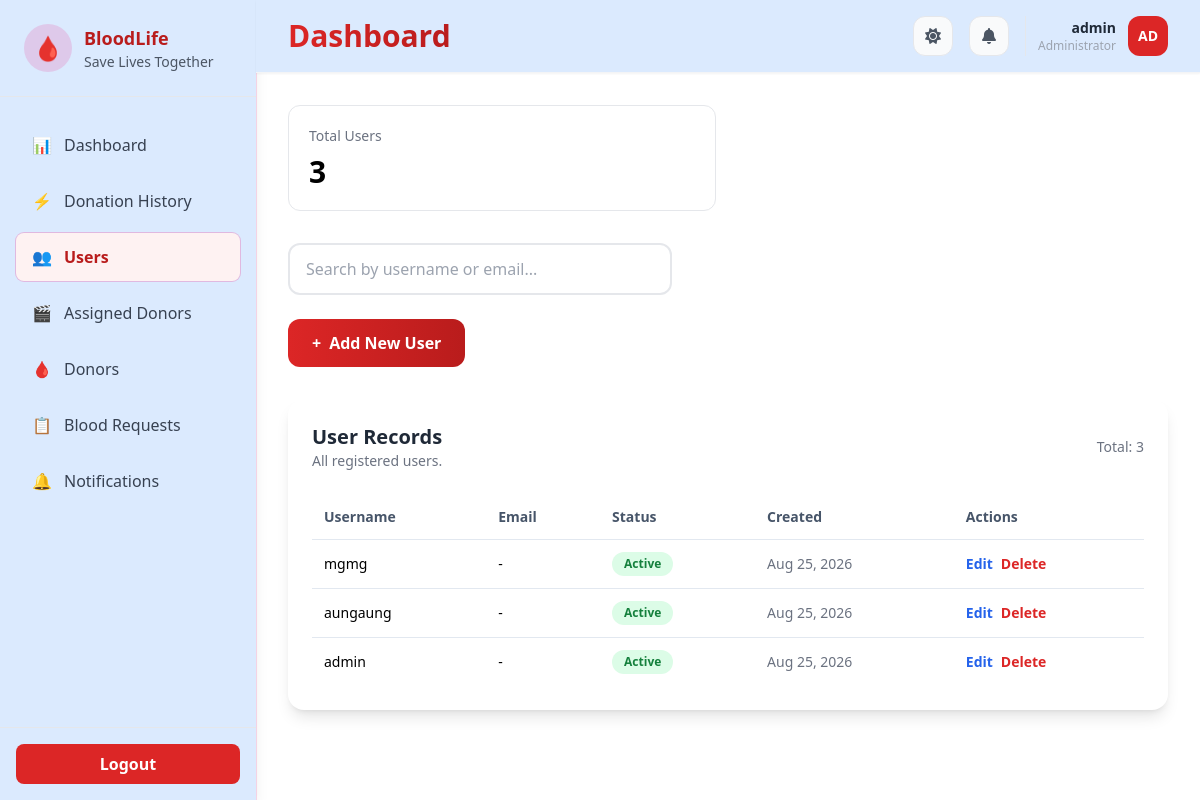
The app's page /admin/logindata.php (signed in), older data.
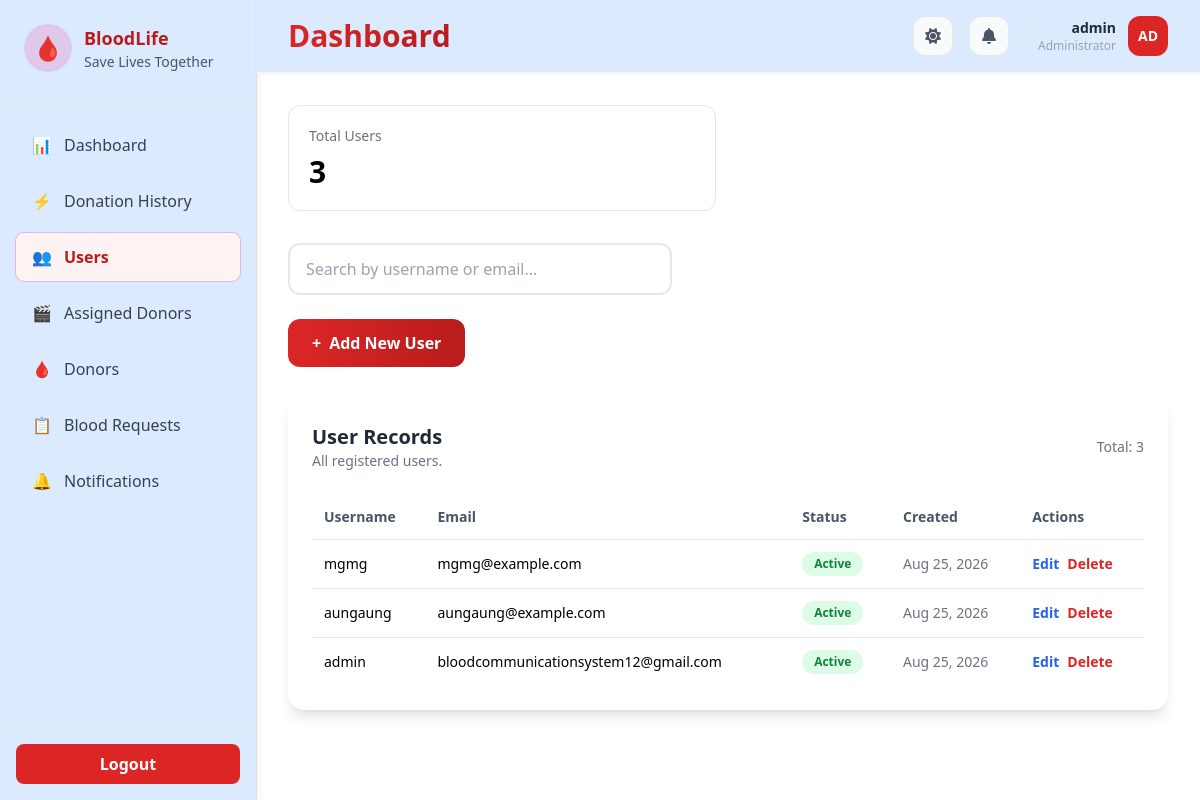
The same page, newer data.
### tables this page shows
CREATE TABLE users (
    id INT AUTO_INCREMENT PRIMARY KEY,
    username VARCHAR(50) NOT NULL UNIQUE,
    email VARCHAR(100),
    password VARCHAR(255) NOT NULL,
    role ENUM('Admin','User') NOT NULL DEFAULT 'User',
    status ENUM('Active','Inactive') DEFAULT 'Active',
    myanmar_name VARCHAR(100) DEFAULT NULL,
    reset_token VARCHAR(255) DEFAULT NULL,
    reset_expires_at DATETIME DEFAULT NULL,
    created_at TIMESTAMP DEFAULT CURRENT_TIMESTAMP
);

### admin/logindata.php (the view, shortened to what this page needs)
<?php
require_once __DIR__ . '/../config/db.php';
$users = [];
$result = $conn->query("SELECT * FROM users ORDER BY id DESC");
if ($result && $result->num_rows > 0) {
    $users = $result->fetch_all(MYSQLI_ASSOC);
}
$stats = [
    'total' => $conn->query("SELECT COUNT(*) AS c FROM users")->fetch_assoc()['c'] ?? 0,
];
$edit_row = null;
?>
<!DOCTYPE html>
<html lang="en">
<head>
    <script src="https://cdn.tailwindcss.com"></script>
    <link rel="stylesheet" href="../assets/css/myanmar-font.css">
    <link rel="stylesheet" href="https://cdnjs.cloudflare.com/ajax/libs/font-awesome/6.5.1/css/all.min.css">
</head>
<body class="bg-gray-100 dark:bg-gray-900">
<div class="flex min-h-screen">
    <?php include __DIR__ . '/../includes/sidebar.php'; ?>
    <main class="flex-1 min-w-0 flex flex-col">
        <?php include __DIR__ . '/../includes/navbar.php'; ?>
        <div class="p-8">
            <div class="grid grid-cols-1 md:grid-cols-2 gap-6 mb-8">
                <div class="bg-white rounded-xl border p-5 stat-card">
                    <p class="text-gray-500 text-sm">Total Users</p>
                    <h3 class="text-3xl font-bold mt-2"><?= $stats['total'] ?></h3>
                </div>
            </div>
            <div class="w-96 mb-6">
                <input id="searchInput" type="text" placeholder="Search by username or email..." class="w-full border-2 border-gray-200 rounded-xl px-4 py-3 focus:outline-none focus:border-red-500 transition">
            </div>
            <div class="mb-8">
                <button onclick="toggleForm()" id="toggleFormBtn" class="bg-gradient-to-r from-red-600 to-red-700 text-white font-semibold px-6 py-3 rounded-xl hover:shadow-lg transition flex items-center gap-2">
                    <span>+</span>
                    <span><?= $edit_row ? 'Edit User' : 'Add New User' ?></span>
                </button>
            </div>
            <div class="bg-white rounded-2xl shadow-lg p-6">
                <div class="flex items-center justify-between mb-6">
                    <div>
                        <h3 class="text-xl font-bold text-gray-800">User Records</h3>
                        <p class="text-sm text-gray-500">All registered users.</p>
                    </div>
                    <span class="text-sm text-gray-500">Total: <?= count($users) ?></span>
                </div>
                <div class="overflow-x-auto">
                    <table class="w-full text-left text-sm border-collapse">
                        <thead>
                            <tr class="bg-gray-50 text-slate-600">
                                <th class="p-3">Username</th>
                                <th class="p-3">Email</th>
                                <th class="p-3">Status</th>
                                <th class="p-3">Created</th>
                                <th class="p-3">Actions</th>
                            </tr>
                        </thead>
                        <tbody>
                            <?php if (count($users) > 0): ?>
                                <?php foreach ($users as $u): ?>
                                    <?php
                                    $statusColor = ($u['status'] ?? 'Active') === 'Active' ? 'bg-green-100 text-green-700' : 'bg-red-100 text-red-700';
                                    ?>
                                    <tr class="user-row border-t border-slate-200 hover:bg-gray-50">
                                        <td class="p-3 font-medium"><?= htmlspecialchars($u['username']) ?></td>
                                        <td class="p-3"><?= htmlspecialchars($u['email'] ?? '-') ?></td>
                                        <td class="p-3"><span class="inline-flex rounded-full px-3 py-1 text-xs font-semibold <?= $statusColor ?>"><?= htmlspecialchars($u['status']) ?></span></td>
                                        <td class="p-3 text-gray-500"><?= date('M d, Y', strtotime($u['created_at'])) ?></td>
                                        <td class="p-3">
                                            <div class="flex gap-2">
                                                <a href="logindata.php?edit=<?= $u['id'] ?>" class="text-blue-600 hover:text-blue-800 font-semibold">Edit</a>
                                                <a href="logindata.php?delete=<?= $u['id'] ?>" class="text-red-600 hover:text-red-800 font-semibold" onclick="return confirm('Delete this user?')">Delete</a>
                                            </div>
                                        </td>
                                    </tr>
                                <?php endforeach; ?>
                            <?php else: ?>
                                <tr><td colspan="6" class="p-8 text-center text-gray-500">No users found.</td></tr>
                            <?php endif; ?>
                        </tbody>
                    </table>
                </div>
            </div>
        </div>
    </main>
</div>
</body>
</html>

### includes/sidebar.php
<?php $currentPage = basename($_SERVER['PHP_SELF']); ?>
<div class="sidebar w-64 bg-blue-100 shadow-lg hover:ring-1 hover:ring-pink-500/20 hidden md:flex flex-col sticky top-0 self-start h-screen overflow-y-auto transition-colors duration-300">
    <div class="p-6 border-b border-gray-200">
        <div class="flex items-center space-x-3">
            <span class="text-2xl bg-pink-500/20 rounded-full w-12 h-12 flex items-center justify-center">🩸</span>
            <div>
                <h1 class="font-bold text-lg text-red-700">BloodLife</h1>
                <p class="text-sm text-gray-600">Save Lives Together</p>
            </div>
        </div>
    </div>
    <nav class="flex-1 px-4 py-6 space-y-2">
        <a href="dashboard.php" class="flex items-center space-x-3 px-4 py-3 rounded-lg transition <?= $currentPage === 'dashboard.php' ? 'bg-red-50 text-red-700 font-semibold ring-1 ring-pink-500/30' : 'text-gray-700 hover:bg-red-50 hover:text-red-700 hover:ring-1 hover:ring-pink-500/20' ?>">
            <span>📊</span> <span>Dashboard</span>
        </a>
        <a href="donation_history_crud.php" class="flex items-center space-x-3 px-4 py-3 rounded-lg transition <?= in_array($currentPage, ['donation_history_crud.php', 'donation_histories.php']) ? 'bg-red-50 text-red-700 font-semibold ring-1 ring-pink-500/30' : 'text-gray-700 hover:bg-red-50 hover:text-red-700 hover:ring-1 hover:ring-pink-500/20' ?>">
            <span>⚡</span> <span>Donation History</span>
        </a>
        <a href="users_crud.php" class="flex items-center space-x-3 px-4 py-3 rounded-lg transition <?= in_array($currentPage, ['users_crud.php', 'logindata.php']) ? 'bg-red-50 text-red-700 font-semibold ring-1 ring-pink-500/30' : 'text-gray-700 hover:bg-red-50 hover:text-red-700 hover:ring-1 hover:ring-pink-500/20' ?>">
            <span>👥</span> <span>Users</span>
        </a>
        <a href="assignments.php" class="flex items-center space-x-3 px-4 py-3 rounded-lg transition <?= $currentPage === 'assignments.php' ? 'bg-red-50 text-red-700 font-semibold ring-1 ring-pink-500/30' : 'text-gray-700 hover:bg-red-50 hover:text-red-700 hover:ring-1 hover:ring-pink-500/20' ?>">
            <span>🎬</span> <span>Assigned Donors</span>
        </a>
        <a href="donor_crud.php" class="flex items-center space-x-3 px-4 py-3 rounded-lg transition <?= $currentPage === 'donor_crud.php' ? 'bg-red-50 text-red-700 font-semibold ring-1 ring-pink-500/30' : 'text-gray-700 hover:bg-red-50 hover:text-red-700 hover:ring-1 hover:ring-pink-500/20' ?>">
            <span>🩸</span> <span>Donors</span>
        </a>
        <a href="blood_requests_crud.php" class="flex items-center space-x-3 px-4 py-3 rounded-lg transition <?= $currentPage === 'blood_requests_crud.php' ? 'bg-red-50 text-red-700 font-semibold ring-1 ring-pink-500/30' : 'text-gray-700 hover:bg-red-50 hover:text-red-700 hover:ring-1 hover:ring-pink-500/20' ?>">
            <span>📋</span> <span>Blood Requests</span>
        </a>
        <a href="notifications.php" class="flex items-center space-x-3 px-4 py-3 rounded-lg transition <?= $currentPage === 'notifications.php' ? 'bg-red-50 text-red-700 font-semibold ring-1 ring-pink-500/30' : 'text-gray-700 hover:bg-red-50 hover:text-red-700 hover:ring-1 hover:ring-pink-500/20' ?>">
            <span>🔔</span> <span>Notifications</span>
        </a>
    </nav>
    <div class="p-4 border-t border-gray-200">
        <a href="logout.php" onclick="return confirm('Are you sure you want to logout?')" class="w-full bg-red-600 text-white flex justify-center py-2 rounded-lg font-semibold hover:bg-red-700 transition" data-i18n="logout">Logout</a>
    </div>
</div>

### includes/navbar.php (shortened to what this page needs)
<?php
   $currentPage = basename($_SERVER['PHP_SELF']);
   $pageTitles = [
       'dashboard.php' => ['title' => 'Dashboard', 'description' => 'Overview of your blood donation system.'],
       'users_crud.php' => ['title' => 'Manage Users', 'description' => 'Manage and monitor the user network.'],
       'donor_crud.php' => ['title' => 'Manage Donors', 'description' => 'Manage and monitor the blood donor network.'],
       'donation_history_crud.php' => ['title' => 'Donation History', 'description' => 'Track and manage blood donation records.'],
       'blood_requests_crud.php' => ['title' => 'Blood Requests', 'description' => 'Manage blood request submissions from users.'],
       'assignments.php' => ['title' => 'Assignments', 'description' => 'Track and manage donor assignments.'],
       'notifications.php' => ['title' => 'Notifications', 'description' => 'View and manage all system notifications.'],
   ];
   $pageData = $pageTitles[$currentPage] ?? ['title' => 'Dashboard', 'description' => ''];
   ?>
<link rel="stylesheet" href="https://cdnjs.cloudflare.com/ajax/libs/font-awesome/6.5.1/css/all.min.css">
<nav class="bg-blue-100 shadow-sm sticky top-0 z-30 border-b border-gray-100 transition-colors duration-300">
    <div class="px-8 py-4 flex justify-between items-center">
        <div class="flex items-center space-x-4">
            <div>
                <h2 class="text-3xl font-bold text-transparent bg-clip-text bg-gradient-to-r from-red-600 to-red-700"><?= htmlspecialchars($pageData['title']) ?></h2>
            </div>
        </div>
        <div class="flex items-center space-x-4">
            <button type="button" class="theme-toggle-btn relative w-10 h-10 rounded-xl border border-gray-200 bg-gray-50 flex items-center justify-center cursor-pointer hover:border-red-300 hover:bg-red-50 transition" aria-label="Toggle theme" onclick="toggleTheme()">
                <span class="theme-icon-sun"><i class="fas fa-sun text-gray-600"></i></span>
            </button>
            <div class="relative">
                <button onclick="toggleNotifications()" class="relative w-10 h-10 rounded-xl border border-gray-200 bg-gray-50 flex items-center justify-center hover:bg-red-50 hover:border-red-300 transition">
                    <i class="fas fa-bell text-gray-600"></i>
                </button>
            </div>
            <div class="relative" id="adminMenu">
                <div class="flex items-center space-x-3 cursor-pointer pl-3 border-l border-gray-200" onclick="toggleAdminDropdown()">
                    <div class="text-right">
                        <p class="font-semibold text-sm text-gray-800"><?= htmlspecialchars($_SESSION['username'] ?? 'Admin') ?></p>
                        <p class="text-xs text-gray-400" data-i18n="administrator">Administrator</p>
                    </div>
                    <div class="w-10 h-10 bg-red-600 text-white rounded-xl flex items-center justify-center font-bold text-sm">
                        <?= strtoupper(substr($_SESSION['username'] ?? 'A', 0, 2)) ?>
                    </div>
                </div>
            </div>
        </div>
    </div>
</nav>

### admin/logindata.php (style rules this page uses)
.stat-card { transition: all 0.3s ease; }
html:not(.dark) body { background-color: #ffffff !important; background-image: none !important; }
html:not(.dark) .bg-gray-50:not(.sidebar):not(nav):not(nav *) { background-color: #ffffff !important; }
html:not(.dark) .bg-gray-100 { background-color: #ffffff !important; }

Row changes from the older to the newer data that the page shows:
changed users "mgmg": email "-" → "mgmg@example.com"
changed users "aungaung": email "-" → "aungaung@example.com"
changed users "admin": email "-" → "bloodcommunicationsystem12@gmail.com"
